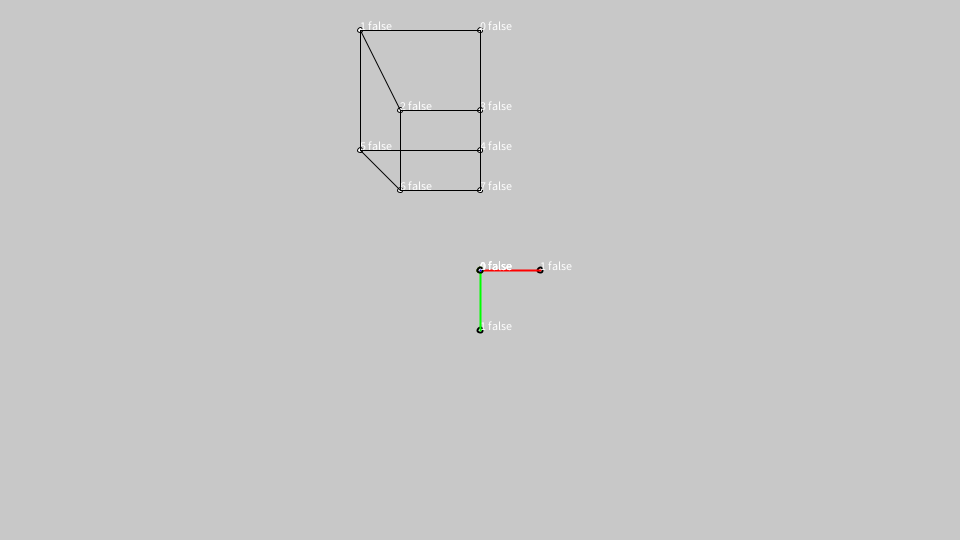
Frame 1 (no input)
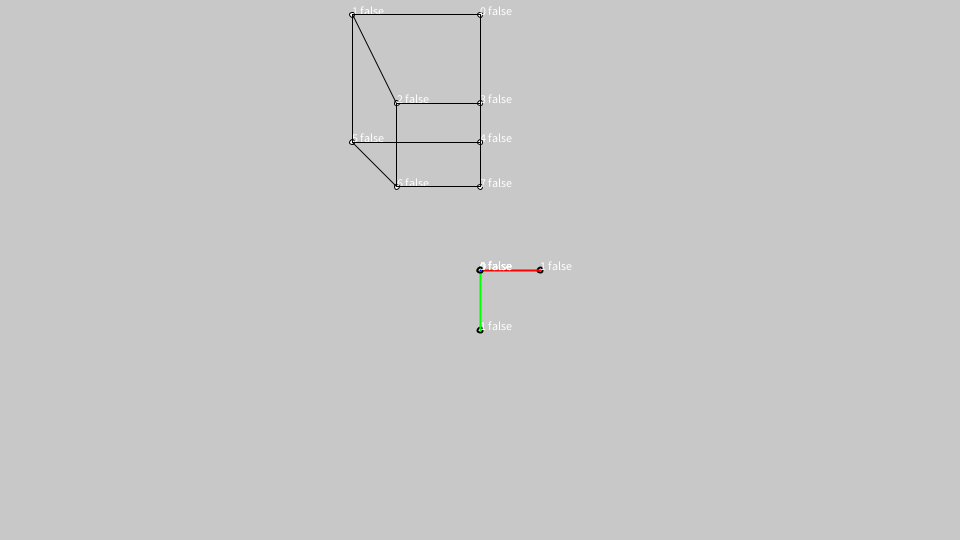
Frame 60 (the mouse pressed at the canvas centre just before this capture)
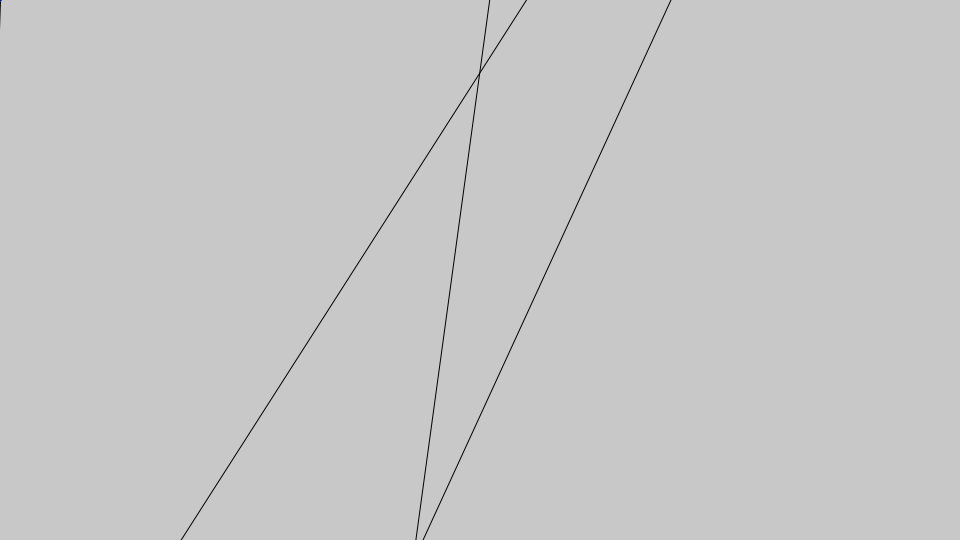
Frame 120 (the mouse held since frame 60 and released just before this capture)

The Processing sketch that drew these frames (run headless with seeded random() and noise(); from frame 60 on, the mouse is pressed at the canvas centre):

// Processing sketch: sketch_3D_test
// ── sketch_3D_test.pde
float camSpeed = 0.03;
boolean freeCam; //not implemented


PVector camPos = new PVector(0, -4, 4); //Camera position
PVector cr = new PVector(0, 0, 0); //Camera rotation in Radians
PVector cn = new PVector(0, 0, 0);
//PVector e = new PVector(480, 270, 3); //Display's surface position
PVector e = new PVector(480, 270, 6); //Display's surface position //FOV depends on Z component of this vector
PVector r = new PVector(9.6, 5.4, 100); //Recording surface size
float l_ = 20;

Cube[] cube = new Cube[1];
Plane[] plane = new Plane[0];

//Not to change
boolean forward, back , right, left, up, down;
PVector oldMousePos = new PVector(0, 0);


void setup() {
  size(960, 540);
  cube[0] = new Cube(0, 0, 0, 2);
  //plane[0] = new Plane(0, 0, 0, 4, 4);
}

void draw() {
  background(200);
  PVector mousePos = new PVector(mouseY-height/2, -1*(mouseX-width/2));
  movement(mousePos);
  //Calculating the normal of the camera
  cn = new PVector(sin(cr.y), -tan(cr.x), cos(cr.y)).normalize();
  
  PVector lookDirVector = new PVector(cos(cr.x), sin(cr.y));
  //print(lookDirVector + " || " + cr + "\n");
  
  renderObjects();
  //circle(width/2, height/2, 10);
  orientationIndicator();
  
  oldMousePos = mousePos;
  //PVector crClone = cr.copy();
  //print(new PVector(cos(crClone.x), sin(crClone.y)).normalize() + "\n");
  
  cube[0].move(new PVector(0, 0, 0.004));
}

void fillShape(PVector[] coords, int beginIndex, int endIndex, color colour) {
  fill(colour);
  beginShape();
  for (int i = beginIndex; i < endIndex+1; i++) {
    vertex(coords[i].x, coords[i].y);
  }
  endShape();
  noFill();
}

void renderObjects() {
  for (int i = 0; i < cube.length; i++) {
    cube[i].render();
  }
  for (int i = 0; i < plane.length; i++) {
    plane[i].render();
  }
}

PVector[] calculatePoints(int vertexAmount, PVector[] a, boolean drawPoints) {
  PVector[] points = new PVector[vertexAmount];
  for (int i = 0; i < vertexAmount; i++) {
    
    PVector s = new PVector(sin(cr.x), sin(cr.y), sin(cr.z));
    PVector c = new PVector(cos(cr.x), cos(cr.y), cos(cr.z));
    float x = a[i].x - camPos.x;
    float y = a[i].y - camPos.y;
    float z = a[i].z - camPos.z;
    
    //n * (a-p) =
    // > 0 -> past plane
    // 0 -> on plane
    // < 0 -> behind plane
    boolean aft = false;
    //float aft = cn.dot(new PVector(x, y, z));
    if (cn.dot(new PVector(a[i].x - camPos.x*2, a[i].y - camPos.y*2, a[i].z - camPos.z*2)) > 0) {
      //Point is definitely off-screen
      PVector nw = subtractVectors(camPos, new PVector(x*2, y*2, z*2));
      x = -a[i].x + camPos.x;
      y = -a[i].y + camPos.y;
      z = -a[i].z + camPos.z;
      aft = true;
      //aft = cn;
      points[i] = new PVector(0, 0);
    }
    else {    
      PVector d = new PVector();
      PVector b = new PVector();
      d.x = c.y * (s.z*y + c.z*x) - s.y*z;
      d.y = s.x * (c.y*z + s.y*(s.z*y + c.z*x)) + c.x * (c.z*y - s.z * x);
      d.z = c.x * (c.y*z + s.y*(s.z*y + c.z*x)) - s.x * (c.z*y - s.z * x);
      //b.x = (d.x * s.x) / (d.z * r.x) * r.z;
      //b.y = (d.y * s.y) / (d.z * r.y) * r.z;
      b.x = e.z/d.z*d.x + e.x;
      b.y = e.z/d.z*d.y + e.y;
      
      circle((b.x-480)*40+480, (b.y-270)*40+270, 5);
      //print(b.x + " || " + b.y + "\n");
      //print(d.x + " || " + d.y + "\n");
      if (aft) {
        stroke(255, 0, 0);
      }
      else {
        stroke(0, 255, 0);
      }
      text(i + " " + aft, (b.x-480)*40+480, (b.y-270)*40+270);
      stroke(0);
      points[i] = new PVector((b.x-480)*40+480, (b.y-270)*40+270);
    }
    
  }
  return points;
}

void orientationIndicator() {
  float scale = 0.5;
  PVector mp = addVectors(camPos, multiplyVectorWithFloat(cn, 2));
  strokeWeight(2);
  //X
  PVector[] xarray = {mp, new PVector(mp.x+scale, mp.y, mp.z)};
  PVector[] xPoints = calculatePoints(2, xarray, false);
  stroke(255, 0, 0);
  line(xPoints[0].x, xPoints[0].y, xPoints[1].x, xPoints[1].y);
  //Y
  PVector[] yarray = {mp, new PVector(mp.x, mp.y+scale, mp.z)};
  PVector[] yPoints = calculatePoints(2, yarray, false);
  stroke(0, 255, 0);
  line(yPoints[0].x, yPoints[0].y, yPoints[1].x, yPoints[1].y);
  //Z
  PVector[] zarray = {mp, new PVector(mp.x, mp.y, mp.z+scale)};
  PVector[] zPoints = calculatePoints(2, zarray, false);
  stroke(0, 0, 255);
  line(zPoints[0].x, zPoints[0].y, zPoints[1].x, zPoints[1].y);
  stroke(0);
  strokeWeight(1);
}

void movement(PVector mPos) {
  if (forward) {
    PVector mvnt = new PVector(-sin(cr.y), sin(cr.x), -cos(cr.y));
    camPos.add(multiplyVectorWithFloat(mvnt.normalize(), camSpeed));
  }
  if (back) {
    PVector mvnt = new PVector(-sin(cr.y), sin(cr.x), -cos(cr.y));
    camPos.add(multiplyVectorWithFloat(mvnt.normalize(), -camSpeed));
  }
  if (left) {
    camPos.add(new PVector(cos(cr.y)*camSpeed, 0, -sin(cr.y)*camSpeed));
  }
  if (right) {
    camPos.add(new PVector(-cos(cr.y)*camSpeed, 0, sin(cr.y)*camSpeed));
  } 
  if (up) {
    camPos.add(new PVector(0, camSpeed, 0));
  } 
  if (down) {
    camPos.add(new PVector(0, -camSpeed, 0));
  } 
  if (mousePressed) {
    cr.add(subtractVectors(oldMousePos, mPos).mult(0.02));
  }
}

PVector multiplyVectorWithFloat(PVector v1, float f) {
  return(new PVector(v1.x*f, v1.y*f, v1.z*f));
}

PVector addVectors(PVector v1, PVector v2) {
  PVector toReturn = new PVector(v1.x + v2.x, v1.y + v2.y, v1.z + v2.z);
  return toReturn;
}

//v1 - v2
PVector subtractVectors(PVector v1, PVector v2) {
  PVector toReturn = new PVector(v1.x - v2.x, v1.y - v2.y, v1.z - v2.z);
  return toReturn;
}

void keyPressed() {
  if (key == 'w') {
    forward = true;
  }
  if (key == 'a') {
    left = true;
  }
  if (key == 's') {
    back = true;
  }
  if (key == 'd') {
    right = true;
  }
  if (key == ' ') {
    up = true;
  }
  if (key == 'z') {
    down = true;
  }
}

void keyReleased() {
  if (key == 'w') {
    forward = false;
  }
  if (key == 'a') {
    left = false;
  }
  if (key == 's') {
    back = false;
  }
  if (key == 'd') {
    right = false;
  }
  if (key == ' ') {
    up = false;
  }
  if (key == 'z') {
    down = false;
  }
}

//https://www.researchgate.net/profile/Chandra_Sekhar_Gatla/publication/41322677/figure/fig1/AS:648954270216192@1531734163239/A-pinhole-camera-projecting-an-object-onto-the-image-plane.png

// ── Cube.pde
class Cube {
  float px, py, pz, pl;
  PVector a_ = new PVector(px, py, pz);
  PVector[] a = new PVector[8];
  PVector[] screenLoc = new PVector[8];
  int[] mainPoints = {0, 2, 5, 7};
  int[] auxPoints = {1,3,4, 1,3,6, 1,4,6, 3,4,6};
  Cube(float x_, float y_, float z_, float l_) {
    px = x_;
    py = y_;
    pz = z_;
    pl = l_;
    a_ = new PVector(px, py, pz);
    a = toCube(a_, pl);
  }
  
  
  
  void render() {
    screenLoc = calculatePoints(8, a, true);
    for (int i = 0; i < 7; i++) {
      //line(screenLoc[0].x, screenLoc[i].y, screenLoc[i+1].x, screenLoc[i+1].y);
    }
    for (int m = 0; m < 4; m++) {
      for (int a = 0; a < 3; a++) {
        screenLocLine(mainPoints[m], auxPoints[a+m*3]);
      }
    }
    //screenLocLine(2, 4);
    /*
    0-1,3,4
    2-1,3,6
    5-1,4,6
    7-3,4,6
    */
  }
  
  void screenLocLine(int i1, int i2) {
    line(screenLoc[i1].x, screenLoc[i1].y, screenLoc[i2].x, screenLoc[i2].y);
  }
  
  void move(PVector mvmnt) {
    a_ = new PVector(a_.x+mvmnt.x, a_.y+mvmnt.y, a_.z+mvmnt.z);
    a = toCube(a_, pl);
  }
  
  PVector[] toCube(PVector start, float l) {
    PVector[] vectors = new PVector[8];
    for (int i = 0; i < 8; i++) {
      vectors[i] = new PVector();
    }
    vectors[0] = start;
    vectors[1] = new PVector(l + start.x, 0 + start.y, 0 + start.z);
    vectors[2] = new PVector(l + start.x, 0 + start.y, -l + start.z);
    vectors[3] = new PVector(0 + start.x, 0 + start.y, -l + start.z);
    vectors[4] = new PVector(0 + start.x, -l + start.y, 0 + start.z);
    vectors[5] = new PVector(l + start.x, -l + start.y, 0 + start.z);
    vectors[6] = new PVector(l + start.x, -l + start.y, -l + start.z);
    vectors[7] = new PVector(0 + start.x, -l + start.y, -l + start.z);
    return vectors;
  }
}

// ── Plane.pde
class Plane {
  float px, py, pz, plx, plz;
  PVector a_ = new PVector(px, py, pz);
  //PVector[] a = {new PVector(0, 0, 0), new PVector(2, 0, 0), new PVector(0, 2, 0), new PVector(0, 0, 2)};
  PVector[] a = new PVector[8];
  PVector[] screenLoc = new PVector[4];
  
  Plane(float x_, float y_, float z_, float lx_, float lz_) {
    px = x_;
    py = y_;
    pz = z_;
    plx = lx_;
    plz = lz_;
    a = toPlane(a_, plx, plz);
  }
  void render() {
    screenLoc = calculatePoints(4, a, true);
    for (int i = 1; i < 4; i++) {
      line(screenLoc[0].x, screenLoc[0].y, screenLoc[i].x, screenLoc[i].y);
    }
    fillShape(screenLoc, 0, 3, 255);
  }
  
  PVector[] toPlane(PVector start, float lx, float lz) {
    PVector[] vectors = new PVector[8];
    for (int i = 0; i < 8; i++) {
      vectors[i] = new PVector();
    }
    vectors[0] = start;
    vectors[1] = new PVector(lx + start.x, 0 + start.y, 0 + start.z);
    vectors[2] = new PVector(lx + start.x, 0 + start.y, lz + start.z);
    vectors[3] = new PVector(0 + start.x, 0 + start.y, lz + start.z);
    return vectors;
  }
}
